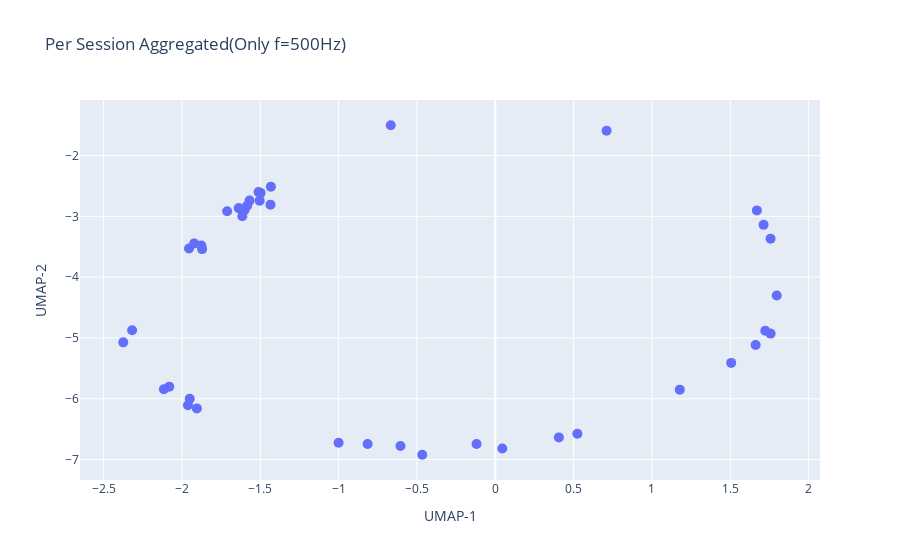

Source (notebook cell):
### Code cell
train_emb, train_y, train_grp = load_dataset(split_df, _, feature_path, "train", model_type)
val_emb, val_y, val_grp = load_dataset(split_df, _, feature_path, "val", model_type)
test_emb, test_y, test_grp = load_dataset(split_df, _, feature_path, "test", model_type)
imp_emb, imp_y, imp_grp = load_dataset(split_df, _, feature_path, "impostor", model_type)

train_emb = torch.from_numpy(train_emb).float()
val_emb = torch.from_numpy(val_emb).float()
test_emb = torch.from_numpy(test_emb).float()
imp_emb = torch.from_numpy(imp_emb).float()

train_emb, val_emb, test_emb, imp_emb = z_score(train_emb, val_emb, test_emb, imp_emb)

freq = 0

emb_train_ses, y_train_ses, train_grp = aggregate_by_session_per_freq(train_emb, train_y, train_grp, train_freq, freq)    
emb_val_ses, y_val_ses, val_grp = aggregate_by_session_per_freq(val_emb, val_y, val_grp, val_freq, freq)
emb_test_ses, y_test_ses, test_grp = aggregate_by_session_per_freq(test_emb, test_y, test_grp, test_freq, freq)
emb_imp_ses, y_imp_ses, imp_grp = aggregate_by_session_per_freq(imp_emb, imp_y, imp_grp, imp_freq, freq)

group = []
for i, j in zip(y_train_ses, train_grp):
    if int(i) < 10:
        group.append(f"user_0{i}_session_{j}")
    else:
        group.append(f"user_{i}_session_{j}")
train_grp = np.array(group)

group = []
for i, j in zip(y_val_ses, val_grp):
    if int(i) < 10:
        group.append(f"user_0{i}_session_{j}")
    else:
        group.append(f"user_{i}_session_{j}")
val_grp = np.array(group)

group = []
for i, j in zip(y_test_ses, test_grp):
    if int(i) < 10:
        group.append(f"user_0{i}_session_{j}")
    else:
        group.append(f"user_{i}_session_{j}")
test_grp = np.array(group)

group = []
for i, j in zip(y_imp_ses, imp_grp):
    if int(i) < 10:
        group.append(f"user_0{i}_session_{j}")
    else:
        group.append(f"user_{i}_session_{j}")
imp_grp = np.array(group)

all_emb = torch.cat([emb_train_ses, emb_val_ses, emb_test_ses, emb_imp_ses], dim = 0)
all_users = np.concatenate([y_train_ses, y_val_ses, y_test_ses, y_imp_ses],axis = 0)
all_sessions = np.concatenate([train_grp, val_grp, test_grp, imp_grp], axis = 0)

import umap

umap_model = umap.UMAP(
    n_neighbors = 15,
    min_dist = 0.1,
    n_components = 2,
    metric = "cosine",   
    random_state = 19
)

umap_model.fit_transform(emb_train_ses)
emb_u = umap_model.transform(all_emb)

import matplotlib.pyplot as plt
import plotly.graph_objects as go

fig = go.Figure(
    data = go.Scatter(
        x = emb_u[:, 0], 
        y = emb_u[:, 1],
        mode = "markers",
        marker = dict(size = 10),
        text = all_sessions,         
        hoverinfo = "text"
    )
)

fig.update_layout(
    title = "Per Session Aggregated(Only f=500Hz)",
    xaxis_title = "UMAP-1",
    yaxis_title = "UMAP-2",
)

fig.show()

### Figure 1 — Plotly figure (JSON) as saved in the notebook; plotly's stock layout.template omitted (floating-point values rounded to 4 significant figures)
{"data": [{"hoverinfo": "text", "marker": {"size": 10}, "mode": "markers", "text": ["user_18_session_3", "user_18_session_2", "user_08_session_6", "user_08_session_2", "user_11_session_2", "user_11_session_3", "user_12_session_2", "user_12_session_3", "user_14_session_1", "user_03_session_1", "user_07_session_1", "user_07_session_3", "user_14_session_2", "user_03_session_2", "user_08_session_1", "user_18_session_4", "user_11_session_4", "user_12_session_1", "user_03_session_3", "user_14_session_3", "user_07_session_2", "user_08_session_4", "user_18_session_1", "user_11_session_1", "user_12_session_4", "user_14_session_4", "user_03_session_4", "user_07_session_4", "user_08_session_5", "user_08_session_3", "user_02_session_1", "user_15_session_1", "user_02_session_2", "user_15_session_2", "user_05_session_2", "user_05_session_1", "user_13_session_2", "user_04_session_2", "user_13_session_1", "user_04_session_1", "user_10_session_1", "user_10_session_2"], "type": "scatter", "x": [-1.876, -2.375, 1.662, 1.757, -1.905, -1.615, -2.081, -1.498, -0.1194, 0.7103, 1.67, -2.318, 0.524, -0.6673, 1.506, -1.955, -1.871, -1.0, -1.511, -1.569, 1.712, -1.504, 1.178, -0.815, -1.432, 1.757, -1.638, -1.922, 1.723, -1.435, -0.4664, -1.601, -1.95, -2.115, 1.796, 0.04487, -1.584, -1.961, -1.617, 0.406, -1.712, -0.6051], "y": [-3.482, -5.073, -5.115, -4.928, -6.158, -2.999, -5.801, -2.615, -6.743, -1.592, -2.903, -4.872, -6.575, -1.502, -5.41, -3.529, -3.539, -6.724, -2.602, -2.742, -3.14, -2.742, -5.85, -6.745, -2.512, -3.367, -2.865, -3.445, -4.881, -2.808, -6.921, -2.898, -6.001, -5.844, -4.301, -6.818, -2.827, -6.108, -2.896, -6.635, -2.917, -6.776]}], "layout": {"title": {"text": "Per Session Aggregated(Only f=500Hz)"}, "xaxis": {"title": {"text": "UMAP-1"}}, "yaxis": {"title": {"text": "UMAP-2"}}}}
